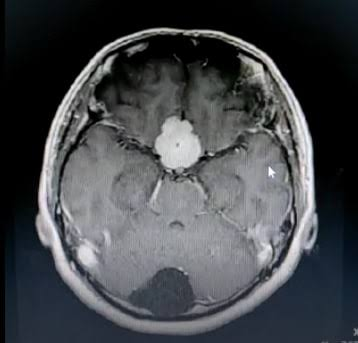
#> input picture main.png, 358 x 343 px
$ python main.py main.png
#> lines starting #> are read from the running program, lines starting #| are printed output that depends on the picture
import os
import sys
import numpy as np
from PIL import Image

# --- Konfigurasi ---
IMG_SIZE = (32, 32) # Harus sama dengan training!
MODEL_PATH = "cnn_model.npz"
CLASSES = ['Tidak Ada Tumor', 'Tumor Terdeteksi']

# --- Arsitektur CNN (Copy-Paste dari training.py) ---
class ConvLayer:
    def __init__(self, num_filters, filter_size, input_channels):
        self.num_filters = num_filters
        self.filter_size = filter_size
        # Placeholder, nanti di-load
        self.filters = np.zeros((num_filters, filter_size, filter_size, input_channels))

    def forward(self, inputs):
        B, H, W, C = inputs.shape
        H_out = H - self.filter_size + 1
        W_out = W - self.filter_size + 1
        output = np.zeros((B, H_out, W_out, self.num_filters))

        for i in range(H_out):
            for j in range(W_out):
                patch = inputs[:, i:i+self.filter_size, j:j+self.filter_size, :]
                for f in range(self.num_filters):
                    output[:, i, j, f] = np.sum(patch * self.filters[f], axis=(1, 2, 3))
        return output

class MaxPoolLayer:
    def forward(self, inputs):
        B, H, W, C = inputs.shape
        new_H = H // 2
        new_W = W // 2
        output = np.zeros((B, new_H, new_W, C))
        for i in range(new_H):
            for j in range(new_W):
                patch = inputs[:, i*2:i*2+2, j*2:j*2+2, :]
                output[:, i, j, :] = np.max(patch, axis=(1, 2))
        return output

class DenseLayer:
    def __init__(self, input_size, output_size):
        self.weights = np.zeros((input_size, output_size))
        self.bias = np.zeros((1, output_size))

    def forward(self, x):
        return np.dot(x, self.weights) + self.bias

class CNNModel:
    def __init__(self):
        # Struktur harus sama persis dengan training.py
        self.conv = ConvLayer(num_filters=8, filter_size=3, input_channels=3)
        self.pool = MaxPoolLayer()

        # Perhitungan dimensi flatten:
        # Input 32 -> Conv(3x3) -> 30 -> Pool(2x2) -> 15
        # Output shape: 15x15x8
        self.flatten_dim = 15 * 15 * 8

        self.dense1 = DenseLayer(self.flatten_dim, 64)
        self.dense2 = DenseLayer(64, 1)

    def load(self, path):
        try:
            data = np.load(path)
            self.conv.filters = data['conv_filters']
            self.dense1.weights = data['d1_w']
            self.dense1.bias = data['d1_b']
            self.dense2.weights = data['d2_w']
            self.dense2.bias = data['d2_b']
        except Exception as e:
            raise RuntimeError(f"Gagal memuat bobot model: {e}")

    def forward(self, x):
        # 1. Conv
        x = self.conv.forward(x)
        x = np.maximum(0, x) # ReLU

        # 2. Pool
        x = self.pool.forward(x)

        # 3. Flatten
        self.batch_size = x.shape[0]
        x = x.reshape(self.batch_size, -1)

        # 4. Dense 1
        d1 = self.dense1.forward(x)
        d1 = np.maximum(0, d1) # ReLU

        # 5. Dense 2
        d2 = self.dense2.forward(d1)
        prob = 1 / (1 + np.exp(-d2)) # Sigmoid
        return prob

def predict(image_path):
    print(f"1. Memuat model CNN dari '{MODEL_PATH}'...")
    if not os.path.exists(MODEL_PATH):
        print(f"Error: Model '{MODEL_PATH}' tidak ditemukan.", file=sys.stderr)
        sys.exit(1)

    try:
        model = CNNModel()
        model.load(MODEL_PATH)
#> (reads cnn_model.npz from the repository)
    except Exception as e:
        print(f"Error saat load model: {e}", file=sys.stderr)
        sys.exit(1)

    print("2. Memproses gambar...")
    try:
        img = Image.open(image_path).convert('RGB')
#> img is the input picture: PIL image 358x343 RGB; mean R, G, B 68.8, 71.4, 75.1
        img = img.resize(IMG_SIZE)
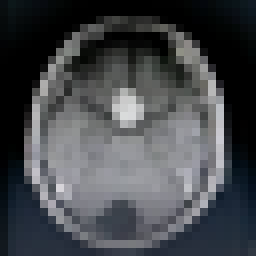
#> img: PIL image 32x32 RGB (shown 8 times larger); mean R, G, B 69, 71.6, 75.3

        # Normalisasi & Batch dimension
        img_array = np.array(img, dtype=np.float32) / 255.0
        # (32, 32, 3) -> (1, 32, 32, 3)
        input_data = np.expand_dims(img_array, 0)

    except Exception as e:
        print(f"Error memproses gambar: {e}", file=sys.stderr)
        return

    print("3. Melakukan prediksi (Konvolusi)...")
    try:
        score = model.forward(input_data)[0][0]
#> in forward, `d2 = self.dense2.forward(d1)`: d2 = [-1]
#> in forward, `prob = 1 / (1 + np.exp(-d2))`: prob = [0.268]
#> score = 0.268
    except Exception as e:
        print(f"Error saat prediksi: {e}", file=sys.stderr)
        return

    # Hasil
    print("\n--- Hasil Prediksi CNN ---")
    print(f"Gambar: {os.path.basename(image_path)}")
    if score < 0.5:
        predicted_class = CLASSES[0]
        confidence = 1 - score
#> confidence = 0.732
    else:
        predicted_class = CLASSES[1]
        confidence = score

    print(f"Hasil: {predicted_class}")
    print(f"Keyakinan: {confidence:.2%}")
#| Keyakinan: 73.20%
    print("--------------------------")
    print(f"Raw Score: {score:.4f}")
#| Raw Score: 0.2680

if __name__ == "__main__":
    if len(sys.argv) != 2:
        print("Usage: python main.py <path_gambar>")
        sys.exit(1)

    predict(sys.argv[1])
